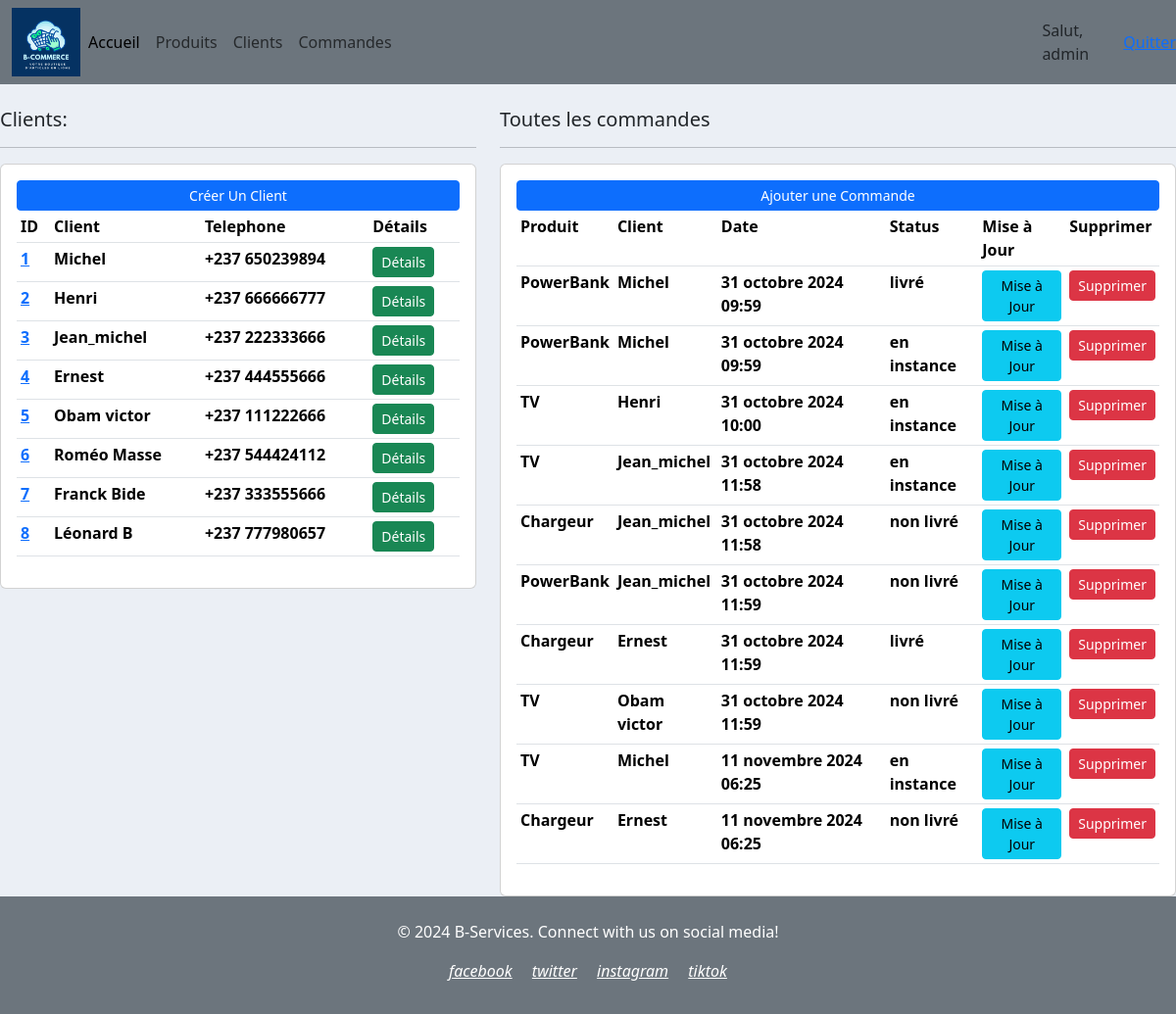
The app's page / (signed in) with its own data.
### client/models.py (models this page shows)
class Client(models.Model):
    nom = models.CharField(max_length=200, null=True)
    telephone = models.CharField(max_length=200, null=True)
    date_creation = models.DateTimeField(auto_now_add=True)
    def __str__(self):
        return self.nom

### commande/models.py (models this page shows)
class Commande(models.Model):
    STATUS = (('en instance', 'en instance'),
              ('non livré', 'non livré'),
              ('livré', 'livré'))
    client = models.ForeignKey(Client, null=True, on_delete=models.SET_NULL)
    produit = models.ForeignKey(Produit, null=True, on_delete=models.SET_NULL)
    status = models.CharField(max_length=200, null=True, choices=STATUS)
    date_creation = models.DateTimeField(auto_now_add=True)

### produit/models.py (models this page shows)
class Produit(models.Model):
    nom =models.CharField(max_length=200, null=True)
    prix = models.FloatField(null=True)
    date_creation = models.DateTimeField(auto_now_add=True)
    tag = models.ManyToManyField(Tag)
    def __str__(self):
        return self.nom

### produit/views.py (the view)
# urls.py: 2. Add a URL to urlpatterns:  path('', views.home, name='home')
@login_required(login_url='acces')
def home(request):
    commandes=Commande.objects.all()
    clients=Client.objects.all()
    context={'commandes':commandes, 'clients':clients}
    return render(request, 'produit/accueil.html', context)

### templates/produit/accueil.html
{% extends 'main.html' %}
{% block content %}
<br>
<div class="row">
	<div class="col-md-5">
		<h5>Clients:</h5>
		<hr>
		<div class="card card-body">
			<a class="btn btn-primary  btn-sm btn-block" href="">Créer Un Client</a>
			<table class="table table-sm">
				<tr>
					<th>ID</th>
					<th>Client</th>
					<th>Telephone</th>
					<th>Détails</th>
				</tr>
				{% for client in clients %}
				<tr>
					<th><a href="{% url 'client' client.id %}">{{client.id}}</a></th>
					<th>{{client.nom}}</th>
					<th>{{client.telephone}}</th>
					<th><a class="btn btn-sm btn-success" href="{% url 'client' client.id %}">Détails</a></th>
				</tr>
				{% endfor %}
			</table>
		</div>
	</div>
	<div class="col-md-7">
		<h5>Toutes les commandes</h5>
		<hr>
		<div class="card card-body">
			<a class="btn btn-primary  btn-sm btn-block" href="{% url 'ajout_commande' %}">Ajouter une Commande</a>
			<table class="table table-sm">
				<tr>
					<th>Produit</th>
					<th>Client</th>
					<th>Date</th>
					<th>Status</th>
					<th>Mise à Jour</th>
					<th>Supprimer</th>
				</tr>
				{% for commande in commandes %}
				<tr>
					<th>{{commande.produit}}</th>
					<th>{{commande.client}}</th>
					<th>{{commande.date_creation}}</th>
					<th>{{commande.status}}</th>
					<th><a class="btn btn-sm btn-info" href="{% url 'modifier_commande' commande.id %}">Mise à Jour</a></th>
					<th><a class="btn btn-sm btn-danger" href="{% url 'supprimer_commande' commande.id%}">Supprimer</a></th>
				</tr>
				{% endfor %}
			</table>
		</div>
	</div>
</div>
{% endblock %}

### templates/main.html (shortened to what this page needs)
{% load static %}
<!DOCTYPE html>
<html lang="en">
    <head>
        <link href="https://cdn.jsdelivr.net/npm/bootstrap@5.3.3/dist/css/bootstrap.min.css" rel="stylesheet">
        <link rel="stylesheet" type="text/css" href="{% static 'css/main.css' %}" />
    </head>
    <body>
        {% include 'base/navbar.html' %}
       {% block content %}
        {% endblock %}
        {% include 'base/footer.html' %}
    </body>
</html>

### templates/base/navbar.html (shortened to what this page needs)
{% load static %}
<nav class="navbar navbar-expand-lg navbar-info bg-secondary">
  <div class="container-fluid">
    <img src="{% static 'images/articleLogo.png' %}" alt="Logo" style="height: 70px;">
    <div class="collapse navbar-collapse" id="navbarNav">
      <ul class="navbar-nav">
        <li class="nav-item">
          <a class="nav-link active" aria-current="page" href="#">Accueil</a>
        </li>
        <li class="nav-item">
          <a class="nav-link" href="#">Produits</a>
        </li>
        <li class="nav-item">
          <a class="nav-link" href="#">Clients</a>
        </li>
        <li class="nav-item">
          <a class="nav-link" href="#">Commandes</a>
        </li>
      </ul>
    </div>
  </div>
  <span>Salut, {{request.user }} </span>
  <span> <a href="{% url 'quitter' %}">Quitter</a></span>
</nav>

### templates/base/footer.html
<footer class="bg-secondary text-white text-center py-4">
  <p>&copy; 2024 B-Services. Connect with us on social media!</p>
  <div class="my-2">
    <a href="#" class="text-white mx-2"><i class="bi bi-facebook">facebook</i></a>
    <a href="#" class="text-white mx-2"><i class="bi bi-twitter">twitter</i></a>
    <a href="#" class="text-white mx-2"><i class="bi bi-instagram">instagram</i></a>
    <a href="#" class="text-white mx-2"><i class="bi bi-tiktok">tiktok</i></a>
  </div>
</footer>

### static/css/main.css (style rules this page uses)
body { background-color: #ebeff5; }

### records on screen
Client: id "1", nom "Michel", telephone "+237 650239894"
Client: id "2", nom "Henri", telephone "+237 666666777"
Client: id "3", nom "Jean_michel", telephone "+237 222333666"
Client: id "4", nom "Ernest", telephone "+237 444555666"
Client: id "5", nom "Obam victor", telephone "+237 111222666"
Client: id "6", nom "Roméo Masse", telephone "+237 544424112"
Client: id "7", nom "Franck Bide", telephone "+237 333555666"
Client: id "8", nom "Léonard B", telephone "+237 777980657"
Commande: produit "PowerBank", client "Michel", date_creation "31 octobre 2024 09:59", status "livré"
Commande: produit "PowerBank", client "Michel", date_creation "31 octobre 2024 09:59", status "en instance"
Commande: produit "TV", client "Henri", date_creation "31 octobre 2024 10:00", status "en instance"
Commande: produit "TV", client "Jean_michel", date_creation "31 octobre 2024 11:58", status "en instance"
Commande: produit "Chargeur", client "Jean_michel", date_creation "31 octobre 2024 11:58", status "non livré"
Commande: produit "PowerBank", client "Jean_michel", date_creation "31 octobre 2024 11:59", status "non livré"
Commande: produit "Chargeur", client "Ernest", date_creation "31 octobre 2024 11:59", status "livré"
Commande: produit "TV", client "Obam victor", date_creation "31 octobre 2024 11:59", status "non livré"
Commande: produit "TV", client "Michel", date_creation "11 novembre 2024 06:25", status "en instance"
Commande: produit "Chargeur", client "Ernest", date_creation "11 novembre 2024 06:25", status "non livré"

### other values on screen
{{ request.user }} "admin"
